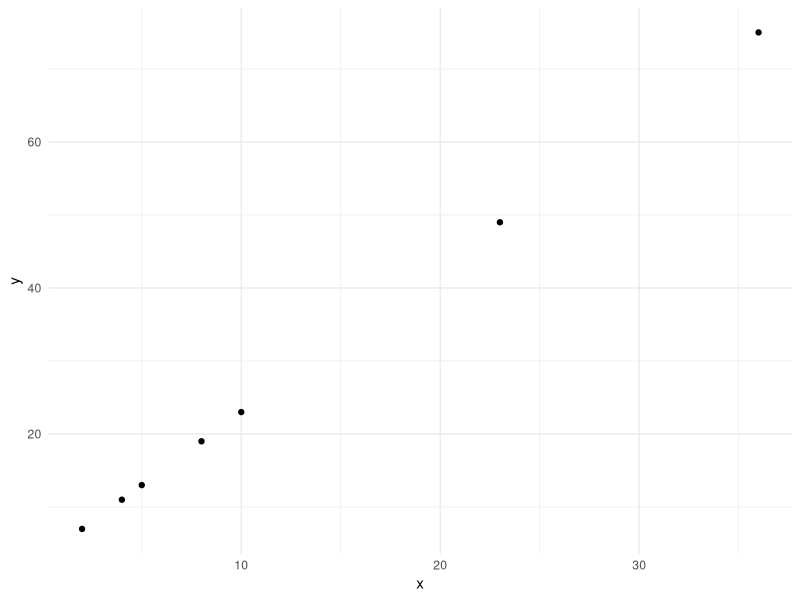
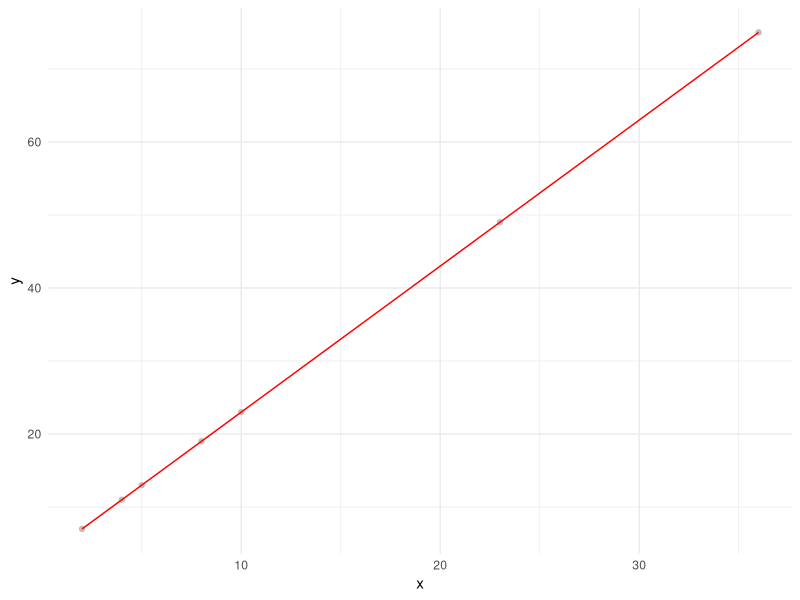
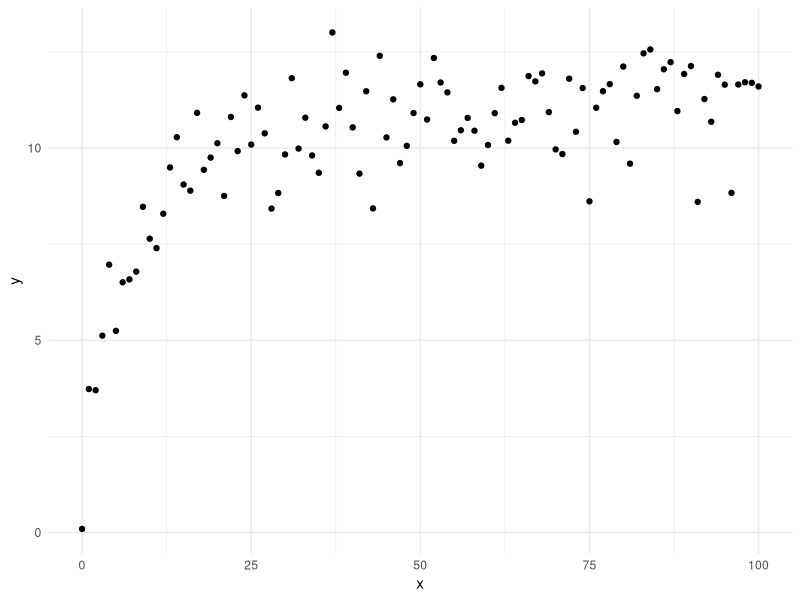
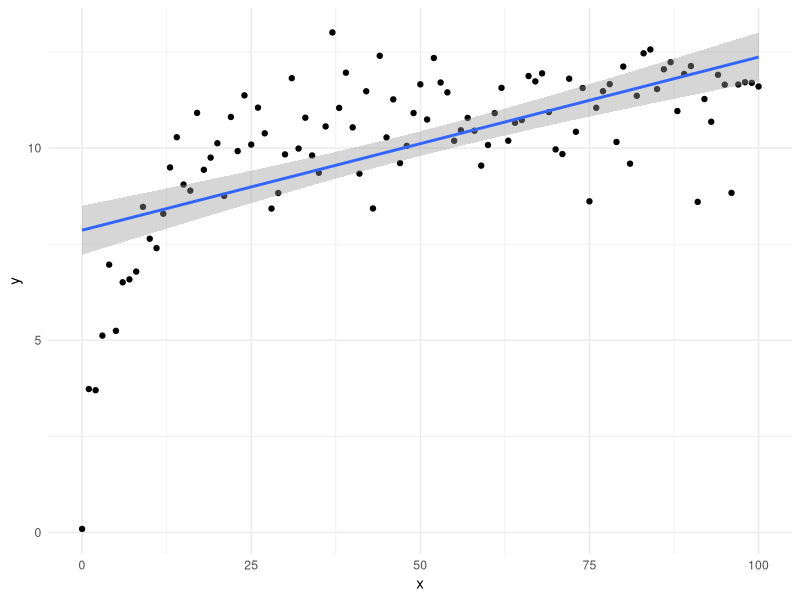
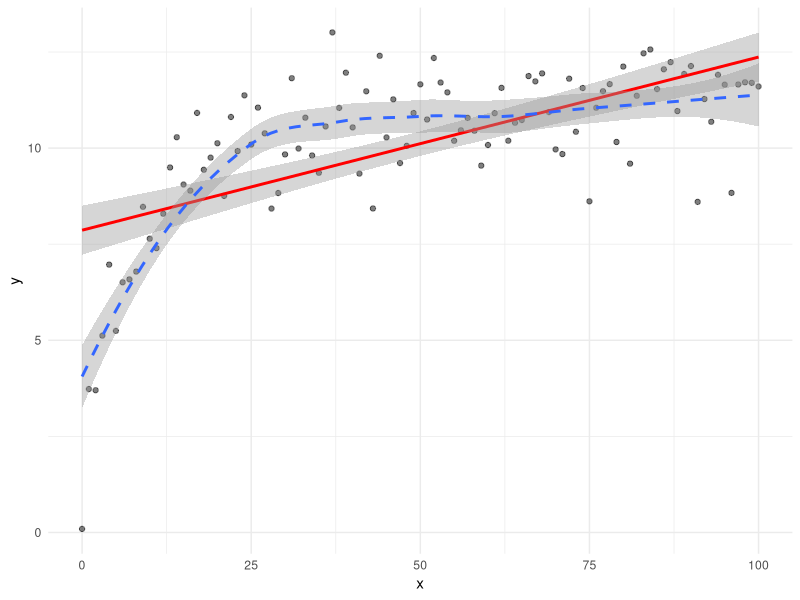
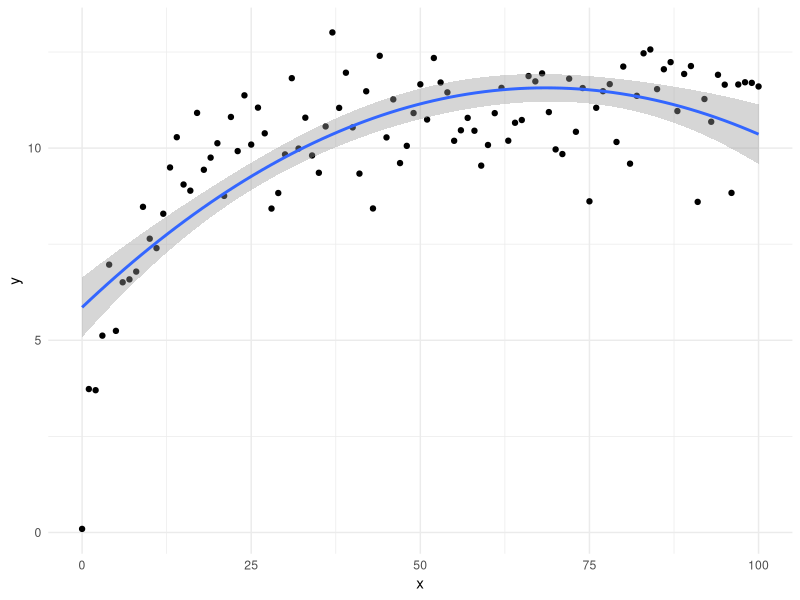
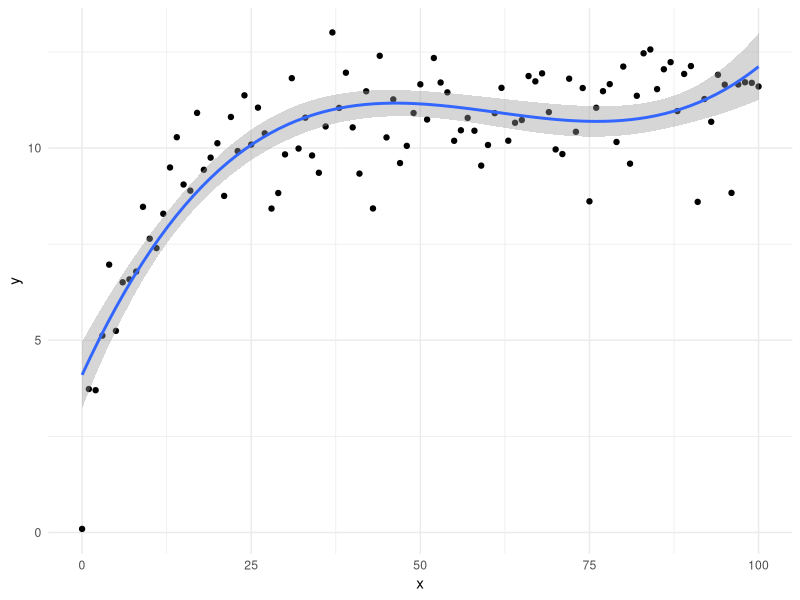
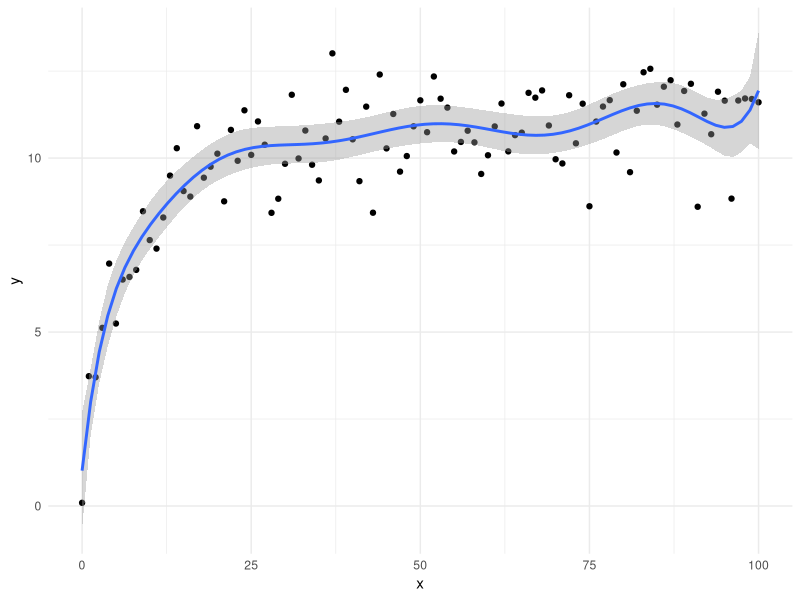

The R script that drew these images, in order:
## ---- chunk 1
knitr::opts_chunk$set(echo = FALSE)
library(tidyverse)
theme_set(theme_minimal())
## ---- chunk 2
set.seed(8788)
x <- seq(0,100,1)
y <- ((runif(1, 10, 20) * x) / (runif(1, 0, 10) + x)) + rnorm(101, 0, 1)
x_1 <- seq(0, 100, 1)
y_1 <- ((runif(1, 10, 20) * x_1) / (runif(1, 0, 100) + x_1)) + rnorm(101, 0, 1)

sim_traj <- tibble(
  x = c(x, x_1),
  y = c(y, y_1),
  g = rep(c("a", "b"), each = 101)
)

sim_traj_a <- filter(sim_traj, g == "a")
## ---- chunk 3
line <- tibble(
  x = c(2, 4, 5, 8, 10, 23, 36),
  y = 3 + 2 * x
)
ggplot(line, aes(x, y)) +
  geom_point()
## ---- chunk 4
ggplot(line, aes(x, y)) +
  geom_point(colour = "gray") +
  geom_line(colour = "red")
## ---- chunk 5
ggplot(sim_traj_a, aes(x, y)) +
  geom_point()
## ---- chunk 6
ggplot(sim_traj_a, aes(x, y)) +
  geom_point() +
  geom_smooth(method = "lm")
## ---- chunk 7
ggplot(sim_traj_a, aes(x, y)) +
  geom_point(alpha = 0.5) +
  geom_smooth(method = "lm", colour = "red") +
  geom_smooth(linetype = "dashed")
## ---- chunk 8
ggplot(sim_traj_a, aes(x, y)) +
  geom_point() +
  geom_smooth(method = "lm", formula = y ~ x + I(x^2))
## ---- chunk 9
ggplot(sim_traj_a, aes(x, y)) +
  geom_point() +
  geom_smooth(method = "lm", formula = y ~ x + I(x^2) + I(x^3))
## ---- chunk 10
ggplot(sim_traj_a, aes(x, y)) +
  geom_point() +
  geom_smooth(method = "lm", formula = y ~ x + I(x^2) + I(x^3) + I(x^4) + I(x^5) + I(x^6) + I(x^7) + I(x^8) + I(x^9) + I(x^10))
